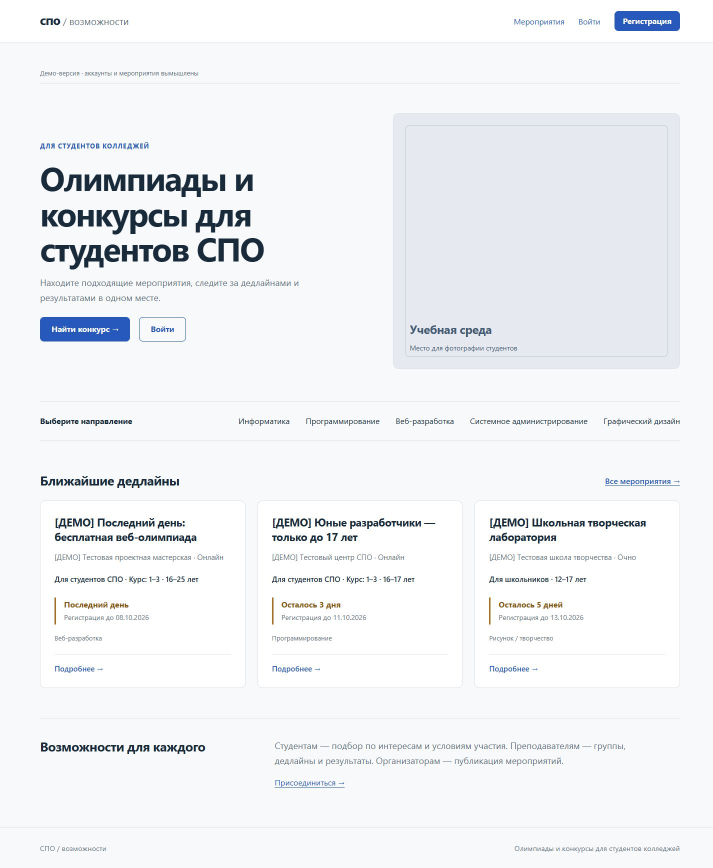
#> input picture ui-screenshots/home-1440.jpg, 1425 x 1736 px (shown at 1/2 size); its folder holds 4 pictures in this run
$ python build-preview.py
#> lines starting #> are read from the running program, lines starting #| are printed output that depends on the picture
"""Contact sheet of browser screenshots; originals are preserved."""
from pathlib import Path
from PIL import Image, ImageDraw, ImageFont

root = Path(__file__).parent
pages = [
    ("home", "01 / Главная"),
    ("catalog", "02 / Каталог"),
    ("teacher-dashboard", "03 / Кабинет преподавателя"),
    ("group", "04 / Группа"),
    ("student-profile", "05 / Профиль студента"),
    ("organizer", "06 / Организатор"),
    ("moderator", "07 / Модератор"),
]
font = ImageFont.truetype("C:/Windows/Fonts/arial.ttf", 23)
canvas = Image.new("RGB", (1360, 2192), "#edf0f4")
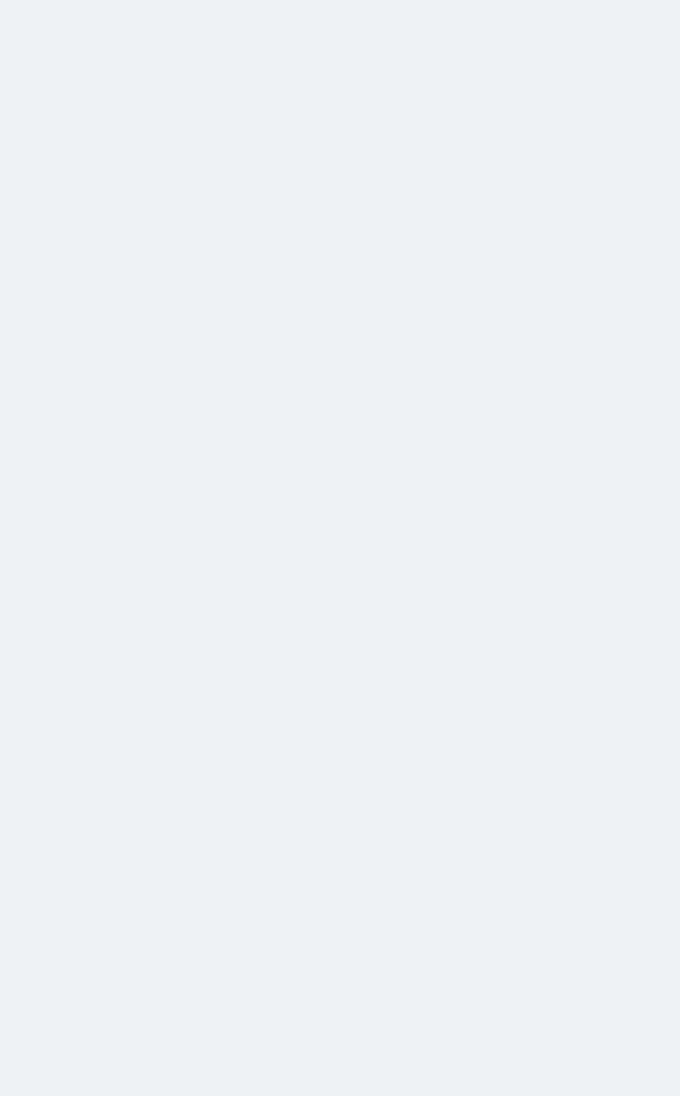
#> canvas: PIL image 1360x2192 RGB (shown at 1/2 size); mean R, G, B 237, 240, 244
draw = ImageDraw.Draw(canvas)
for index, (name, label) in enumerate(pages):
    x = 32 + (index % 2) * 664
    y = 24 + (index // 2) * 542
    draw.text((x, y), label, font=font, fill="#192b3a")
    source = Image.open(root / f"{name}-1440.jpg")
#> source is the input picture: PIL image 1425x1736 RGB; mean R, G, B 240.3, 242.1, 245
    crop = source.crop((0, 0, source.width, min(1040, source.height)))
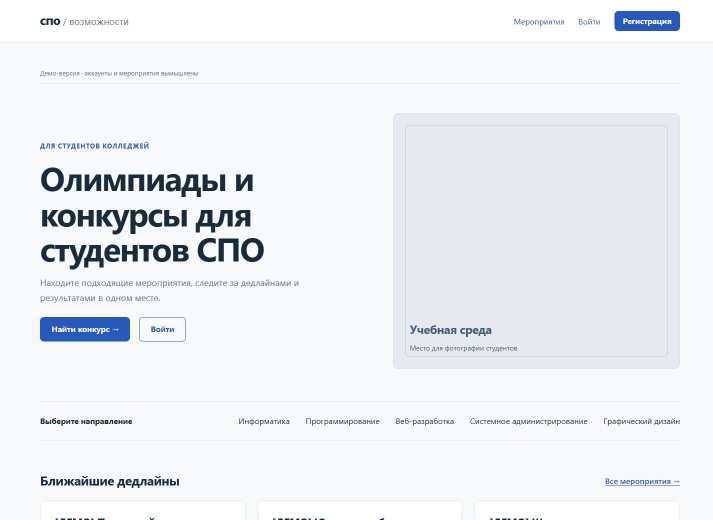
#> crop: PIL image 1425x1040 RGB (shown at 1/2 size); mean R, G, B 237.2, 239.5, 243.4
    crop.thumbnail((632, 470), Image.Resampling.LANCZOS)
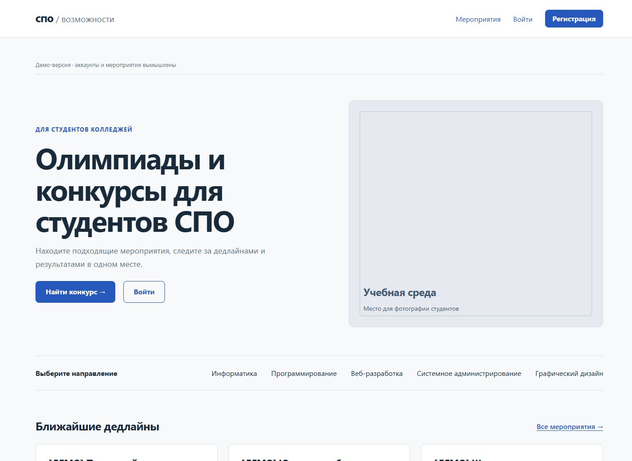
#> crop: PIL image 632x461 RGB; mean R, G, B 237.1, 239.4, 243.3
    draw.rectangle((x-1, y+41, x+633, y+513), fill="white", outline="#d3dae3")
    canvas.paste(crop, (x, y+42))
#> pass 2 of the loop `for index, (name, label) in enumerate(pages):`:
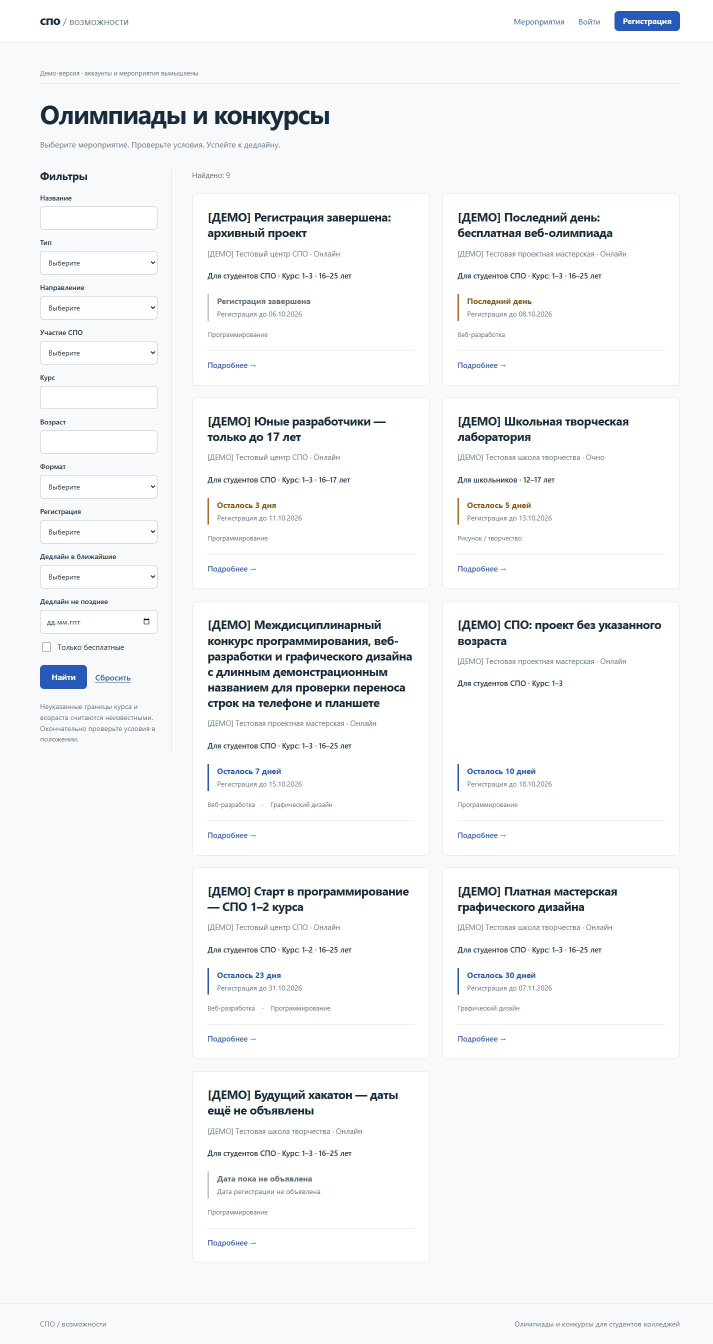
#> input picture ui-screenshots/catalog-1440.jpg, 1425 x 2687 px (shown at 1/2 size)
#> source is the input picture: PIL image 1425x2687 RGB; mean R, G, B 244.9, 246.1, 247.5
#> `crop.thumbnail((632, 470), Image.Resampling.LANCZOS)`:
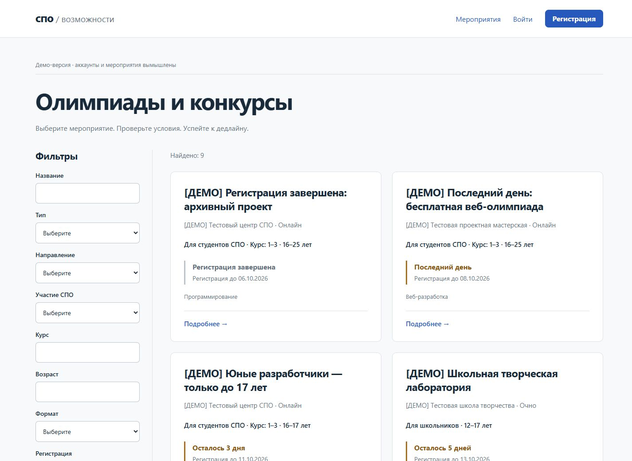
#> crop: PIL image 632x461 RGB; mean R, G, B 244, 245.1, 246.5
#> `canvas.paste(crop, (x, y+42))`:
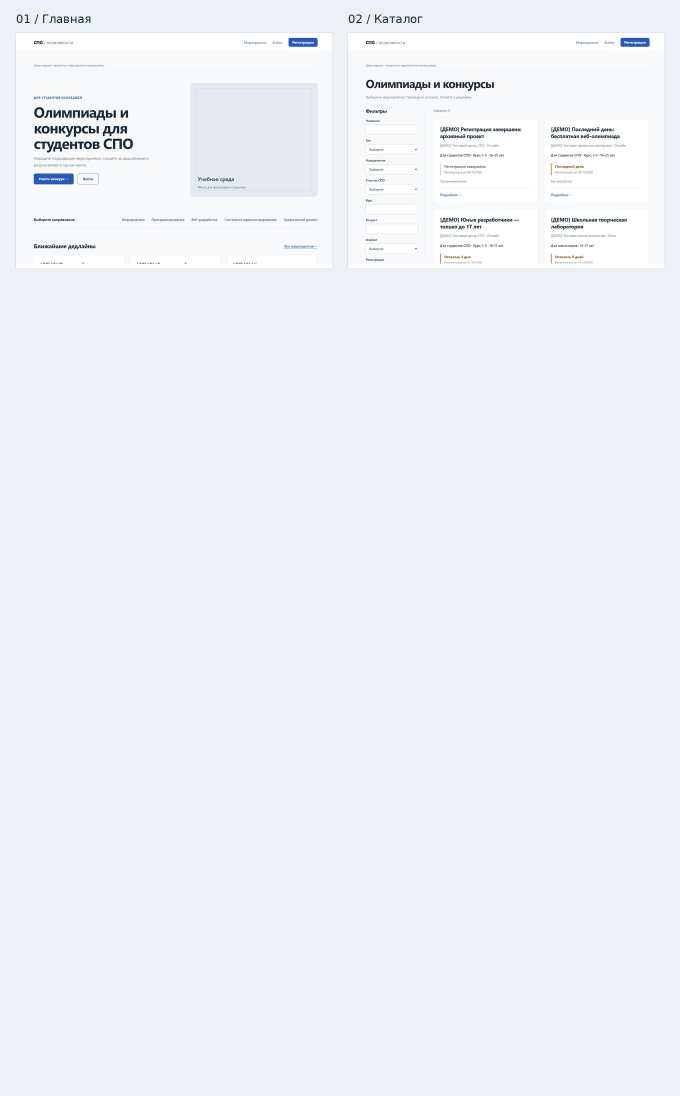
#> canvas: PIL image 1360x2192 RGB (shown at 1/2 size); mean R, G, B 237.6, 240.4, 244.1
#> (the run stopped early here; a loop or call above may not have finished)
